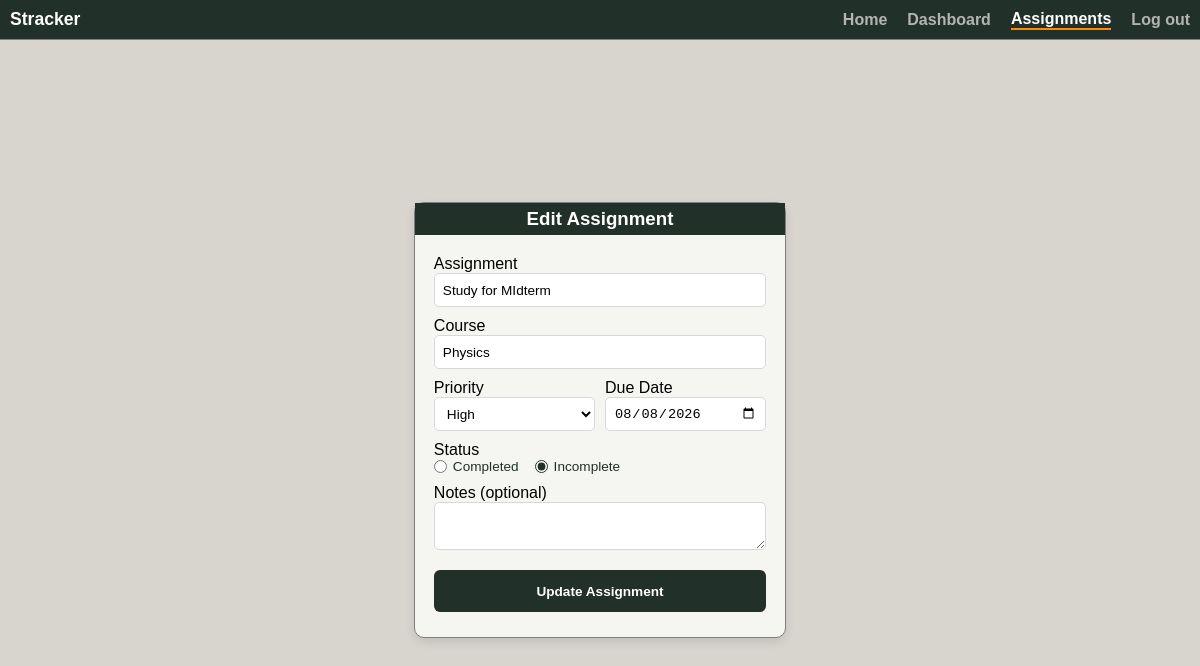
Page /edit-assignment/5 (signed in) on the earlier database version.
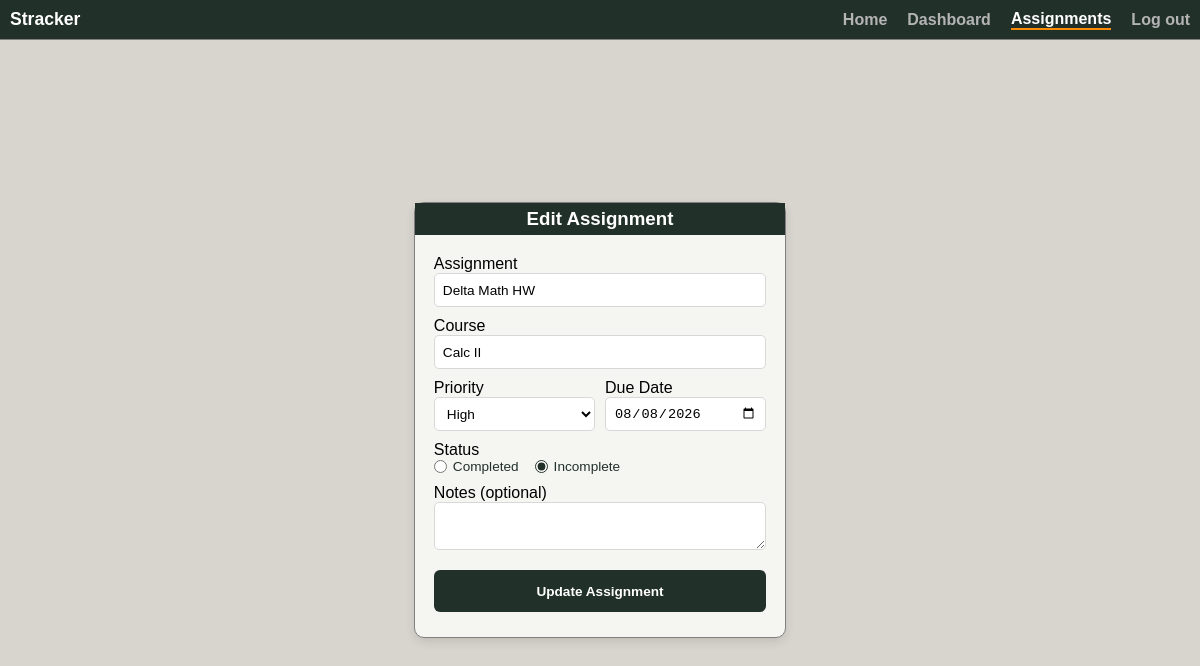
Same page on the later database version.
### app/models.py (models this page shows, shortened)
class Assignment(db.Model):
    id = db.Column(db.Integer, primary_key=True)
    name = db.Column(db.String(150))
    course = db.Column(db.String(150))
    priority = db.Column(db.String(10))
    due_date = db.Column(db.Date)
    notes = db.Column(db.String(1000))
    completion_status = db.Column(db.Boolean, default=False)
    student = db.Column(db.Integer, db.ForeignKey('user.id'))

### app/dashboard/routes.py (the view, shortened to what this page needs)
@views.route("/edit-assignment/<int:id>", methods=["GET", "POST"])
@login_required
def edit_assignment(id):
    assignment = Assignment.query.get_or_404(id)
    return render_template("edit.html", assignment=assignment, user=current_user)

### app/__init__.py (called while the page is built)
def create_app():
    app = Flask(__name__)
    app.config['SECRET_KEY'] = os.environ.get("SECRET_KEY")
    app.config['SQLALCHEMY_DATABASE_URI'] = 'sqlite:///database.db'
    db.init_app(app)
    from app.auth.routes import auth
    from app.dashboard.routes import views
    app.register_blueprint(auth, url_prefix="/auth")
    app.register_blueprint(views, url_prefix="/")
    from .models import User, Assignment
    login_manager = LoginManager()
    login_manager.login_view = "auth.login"
    login_manager.init_app(app)
    @login_manager.user_loader
    def load_user(id):
        return User.query.get(int(id))
    if not path.exists('app/' + "database.db"):
        with app.app_context():
            db.create_all()
        print('Created Database!')
    return app

### app/templates/edit.html (shortened to what this page needs)
{% extends "index.html" %}
{% block content %}
    <nav class="navbar">
        <span id="stracker">Stracker</span>
        {% if user.is_authenticated %}
        <a class = "navigation-link" href="/">Home</a>
        <a class = "navigation-link" href="/dashboard">Dashboard</a>
        <a class = "navigation-link current" href="/assignments">Assignments</a>
        <a class = "navigation-link" href="/auth/logout">Log out</a>
        {% else %}
        <a class = "navigation-link" href="/">Home</a>
        <a class = "navigation-link" href="/auth/login">Login</a>
        <a class = "navigation-link" href="/auth/sign-up">Sign-Up</a>
        {% endif %}
    </nav>
    <div id="edit-assignment-wrapper">
        <div id="edit-assignment-container" class="box-shadow">
            <h3 class="center container-header">Edit Assignment</h3>
            <form method="POST" action="/edit-assignment/{{ assignment.id }}" id="edit-assignment-form">
                <div class="form-group">
                    <label for="name">Assignment</label>
                    <input type="text" class="assignment-input" name="name" id="name" value="{{ assignment.name }}" placeholder="Example: Study for Final Exam" required>
                </div>
                <div class="form-group">
                    <label for="course">Course</label>
                    <input type="text" class="assignment-input" name="course" id="course" value="{{ assignment.course }}" required>
                </div>
                <div class="form-row">
                    <div class="form-group">
                        <label for="priority">Priority</label>
                        <select name="priority" class="assignment-input" id="priority" required>
                            <option value="High" {% if assignment.priority == "High" %}selected{% endif %}>High</option>
                        </select>
                    </div>
                    <div class="form-group">
                        <label for="due_date">Due Date</label>
                        <input type="date" class="assignment-input" name="due_date" id="due_date" value="{{ assignment.due_date }}" required>
                    </div>
                </div>
                <div class="form-group">
                    <label>Status</label>
                    <div class="status-toggle">
                        <label class="radio-option" for="complete">
                            <input type="radio" name="completed" id="complete" value="True" {% if assignment.completion_status %}checked{% endif %}>
                            Completed
                        </label>
                        <label class="radio-option" for="incomplete">
                            <input type="radio" name="completed" id="incomplete" value="False" {% if not assignment.completion_status %}checked{% endif %}>
                            Incomplete
                        </label>
                    </div>
                </div>
                <div class="form-group">
                    <label for="notes">Notes (optional)</label>
                    <textarea name="notes" id="notes">{{ assignment.notes }}</textarea>
                </div>
                <input id="update-assignment" type="submit" value="Update Assignment">
            </form>
        </div>
    </div>
{% endblock %}

Differences in the rows shown:
changed Assignment "High": name "Study for MIdterm" → "Delta Math HW"; course "Physics" → "Calc II"
